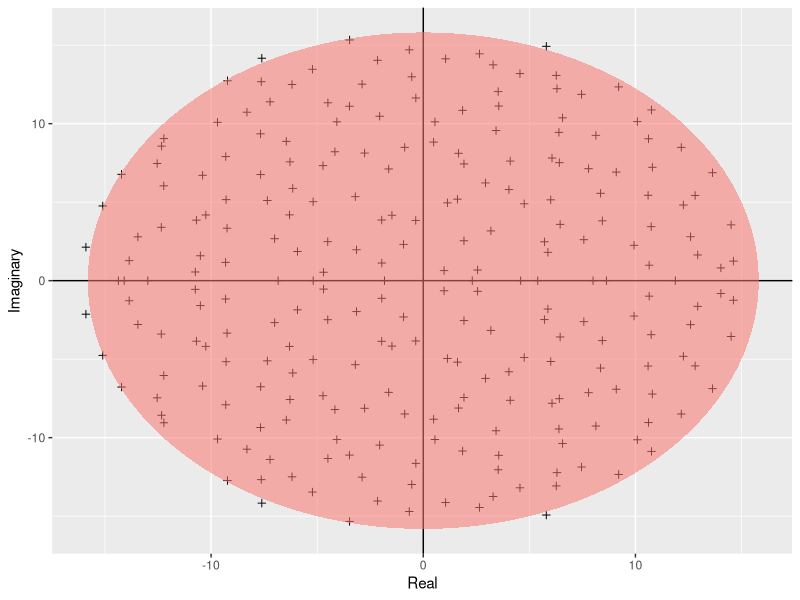

Reproduce this figure in R.
# Author: Yewshen Lim (y.lim20@imperial.ac.uk)
# Script: Girko.R
# Created: Nov 2020
#
# This script plots the Girko's law simulation, and saves the resulting figure
# to the results directory

require(ggplot2)

# function that returns an ellipse
build_ellipse <- function(hradius, vradius) {
  npoints <- 250
  a <- seq(0, 2 * pi, length = npoints + 1)
  x <- hradius * cos(a)
  y <- vradius * sin(a)
  return(data.frame(x = x, y = y))
}

N <- 250 # Assign size of the matrix

M <- matrix(rnorm(N * N), N, N) # Build the matrix

eigvals <- eigen(M)$values # Find the eigenvalues

# Build a dataframe
eigDF <- data.frame("Real" = Re(eigvals), "Imaginary" = Im(eigvals))

my_radius <- sqrt(N) # The radius of the circle is sqrt(N)

ellDF <- build_ellipse(my_radius, my_radius) # Dataframe to plot the ellipse

names(ellDF) <- c("Real", "Imaginary") # rename the columns
# plot the eigenvalues
p <- ggplot(eigDF, aes(x = Real, y = Imaginary))
p <- p +
  geom_point(shape = I(3)) +
  theme(legend.position = "none")

# now add the vertical and horizontal line
p <- p + geom_hline(aes(yintercept = 0))
p <- p + geom_vline(aes(xintercept = 0))

# finally, add the ellipse
p <- p + geom_polygon(data = ellDF,
                      aes(x = Real, y = Imaginary, alpha = 1/20, fill = "red"))

pdf("../Results/Girko.pdf")
p
dev.off()